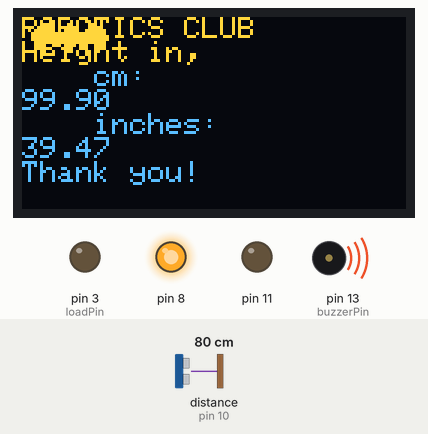
The sketch below on a simulated Arduino Uno, built with avr-gcc and run on an emulated ATmega328P. On the bench: 128×64 one-colour display, output pins drawn as LEDs (lit = HIGH), buzzer (waves = sounding). Wiring (inferred from the names in the program): ultrasonic range finder: trigger pin 9; echo pin 10. The inputs (shaded band) are chosen by the test bench; at power-on: distance to the obstacle (sensor on pin 10) 80 cm. The echo pulse lasts 58.3 µs per cm; the OLED is the two-colour kind (top 16 rows yellow); pins used as bus, display or sensor lines are not drawn; what the sketch prints to the serial monitor is not drawn.

Above: at 2.1 s.
At 5.1 s:
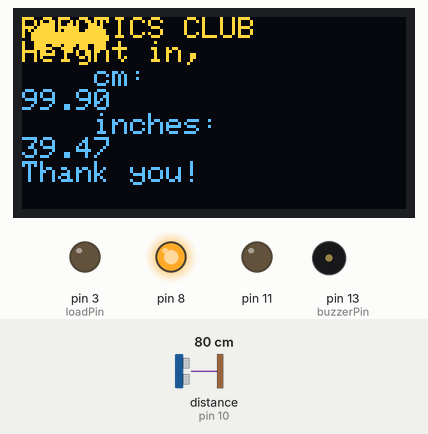
At 62.6 s:
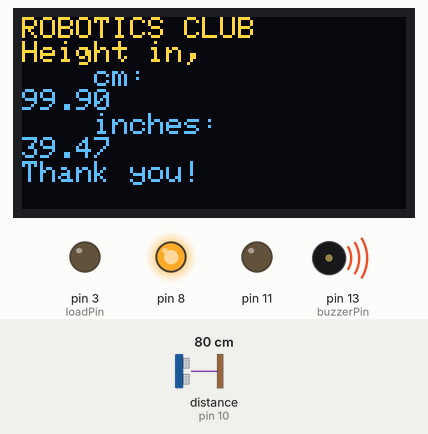
At 126.0 s:
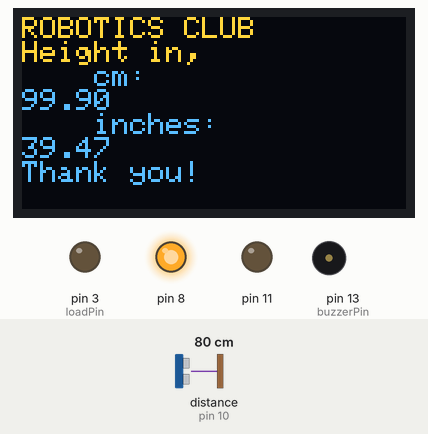
Timing chart, 0 to 127.5 s (numbered marks = the images above):
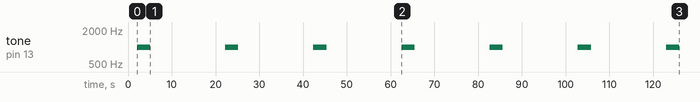

The sketch:

Height_Measurement.ino
```cpp
/*
 * Project for LSCC Science Fair 2025
 *
 * https://github.com/kazi-rakib/RoboticsClub/Projects/ScienceFair25
 *
 * by Rakib Hasan
 */

// DISPLAY ====================================================================
#include <Wire.h>
#include <Adafruit_GFX.h>
#include <Adafruit_SSD1306.h>

// 'batman', 32x13px
const unsigned char batman [] PROGMEM = {
    0x00, 0x00, 0x00, 0x00, 0x00, 0x60, 0x06, 0x00, 0x01, 0xc1, 0x83, 0x80, 0x07, 0xc3, 0xc3, 0xe0,
    0x0f, 0xe3, 0xc7, 0xf0, 0x0f, 0xff, 0xff, 0xf0, 0x1f, 0xff, 0xff, 0xf8, 0x1f, 0xff, 0xff, 0xf8,
    0x0f, 0xff, 0xff, 0xf0, 0x0f, 0x3b, 0xdc, 0xf0, 0x06, 0x01, 0x80, 0x60, 0x03, 0x01, 0x80, 0xc0,
    0x00, 0x00, 0x00, 0x00
};

#define SCREEN_WIDTH 128 // OLED display width, in pixels
#define SCREEN_HEIGHT 64 // OLED display height, in pixels

// ------------------- For i2c -------------------
//// Declaration for an SSD1306 display connected to I2C (SDA, SCL pins)
#define OLED_RESET     -1 // Reset pin # (or -1 if sharing Arduino reset pin)
#define SCREEN_ADDRESS 0x3C
Adafruit_SSD1306 display(SCREEN_WIDTH, SCREEN_HEIGHT, &Wire, OLED_RESET);


// SENSOR ====================================================================
const int trigPin = 9;
const int echoPin = 10;
const int buzzerPin = 13;
const int loadPin = 3;

long duration = 3000;
float cm, inches, HEIGHTcm, HEIGHTin;

void setup() {
  // DISPLAY ====================================================================
    Serial.begin(115200);

  delay(2000);
  Serial.println(F("Starting!"));

  // ------------------- For SPI -------------------
  // SSD1306_SWITCHCAPVCC = generate display voltage from 3.3V internally
//  if(!display.begin(SSD1306_SWITCHCAPVCC)) {
//    Serial.println(F("SSD1306 allocation failed"));
//    for(;;); // Don't proceed, loop forever
//  }

//  ------------------- For i2c -------------------
//  // SSD1306_SWITCHCAPVCC = generate display voltage from 3.3V internally
  if(!display.begin(SSD1306_SWITCHCAPVCC, SCREEN_ADDRESS)) {
    Serial.println(F("SSD1306 allocation failed"));
    for(;;); // Don't proceed, loop forever
  }
  Serial.println(F("Initialized!"));

  // Show initial display buffer contents on the screen --
  display.clearDisplay();
  display.drawBitmap(0, 0, batman, 32, 13, WHITE);

  display.display();


  // SENSOR ====================================================================
  pinMode(11, OUTPUT);
  pinMode(8, OUTPUT);
  pinMode(LED_BUILTIN, OUTPUT); // for LED indicator

  digitalWrite(11, LOW); // optional, for sonar sensor
  digitalWrite(8, HIGH); // optional, for sonar sensor

  pinMode(buzzerPin, OUTPUT);
  pinMode(loadPin, OUTPUT);
  pinMode(trigPin, OUTPUT);
  pinMode(echoPin, INPUT);
  // Serial.begin(9600);
}

void loop() {
  // PING
  digitalWrite(trigPin, LOW);
  delayMicroseconds(2);
  digitalWrite(trigPin, HIGH);
  delayMicroseconds(10);
  digitalWrite(trigPin, LOW);

  duration = pulseIn(echoPin, HIGH);
  // convert the time into a distance
  inches = microsecondsToInches(duration);
  cm = microsecondsToCentimeters(duration);
  HEIGHTcm = 180.0 - cm;
  HEIGHTin = 70.866 - inches;

  // distance = (duration*.0343)/2; // in cm
  // distance = (duration*AIR_SPEED)/2; // in cm
  // delay(100);

  // DISPLAY =====================================================
  display.setTextSize(1.5);
  display.setTextColor(WHITE);
  display.setCursor(0, 0);
  display.println("ROBOTICS CLUB");
  display.setTextSize(1);
  display.println("Height in, ");
  display.println("    cm: ");
  display.println(HEIGHTcm);
  display.println("    inches: ");
  display.println(HEIGHTin);

  display.println("Thank you!");
  display.display();

  // Sound the buzzer
  if(HEIGHTcm > 0){
    tone(buzzerPin, 1000, 3000);
  }else {
    noTone(buzzerPin);
  }

  delay(20000); // let the visitors see his/her own height for 20 seconds
  display.clearDisplay();


  /// FOR DEBUGGING
  // /*
  Serial.print(HEIGHTin);
  Serial.print("in, ");
  Serial.print(HEIGHTcm);
  Serial.print("cm");
  Serial.println();
  // */
  delay(100);

}


float microsecondsToInches(long microseconds) {
  // According to Parallax's datasheet for the PING))), there are 73.746
  // microseconds per inch (i.e. sound travels at 1130 feet per second).
  // This gives the distance travelled by the ping, outbound and return,
  // so we divide by 2 to get the distance of the obstacle.
  // See: https://www.parallax.com/package/ping-ultrasonic-distance-sensor-downloads/
  return (float) microseconds / 74 / 2;
}

float microsecondsToCentimeters(long microseconds) {
  // The speed of sound is 340 m/s or 29 microseconds per centimeter.
  // The ping travels out and back, so to find the distance of the object we
  // take half of the distance travelled.
  return (float) microseconds / 29 / 2;
}
```

Measured:
- by itself, tone on pin 13 (buzzerPin): alternates 1000 Hz for 3.0 s and silent for 17.1 s
- what the display in image 0 shows lasts 20.1 s, from 2.1 s to 22.2 s
